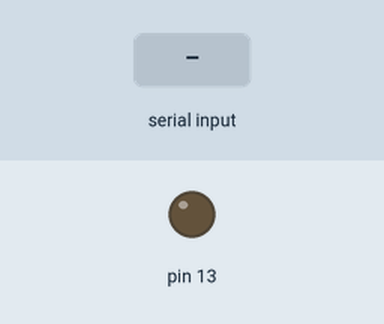
The sketch below on a simulated Arduino Uno, built with avr-gcc and run on an emulated ATmega328P. Parts: output pins drawn as LEDs (lit = HIGH). The test bench sets the inputs (shaded band).

Above: at 1.2 s.
1.3 s: "1" received over Serial
At 1.6 s:
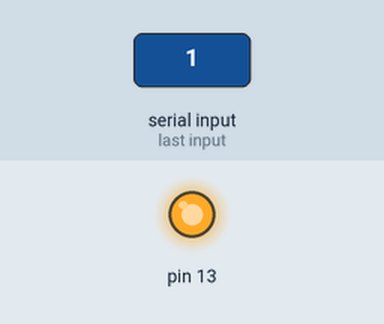
2.8 s: "0" received over Serial
At 3.9 s:
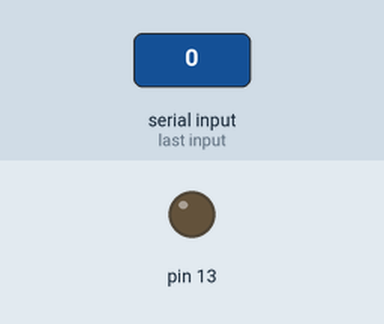
Timing chart, 0 to 5.8 s (numbered marks = the images above; inputs shaded):
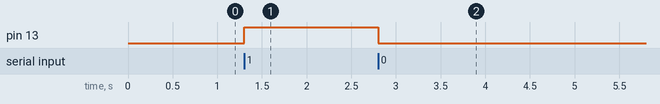

Measured:
- after the input at 1.3 s, pin 13: LOW → HIGH at once
- after the input at 2.8 s, pin 13: HIGH → LOW at once

The sketch:

A2.ino
```cpp
char mystr; //Initialized variable to store recieved data

void setup() {
 pinMode(13, OUTPUT);
  Serial.begin(9600);
}

void loop() {
  if(Serial.available())
  {
    mystr = Serial.read();

    if(mystr == '1')
    {
      digitalWrite(13, HIGH);

      }

      else{
        digitalWrite(13, LOW);

        }

  }


  }
```
